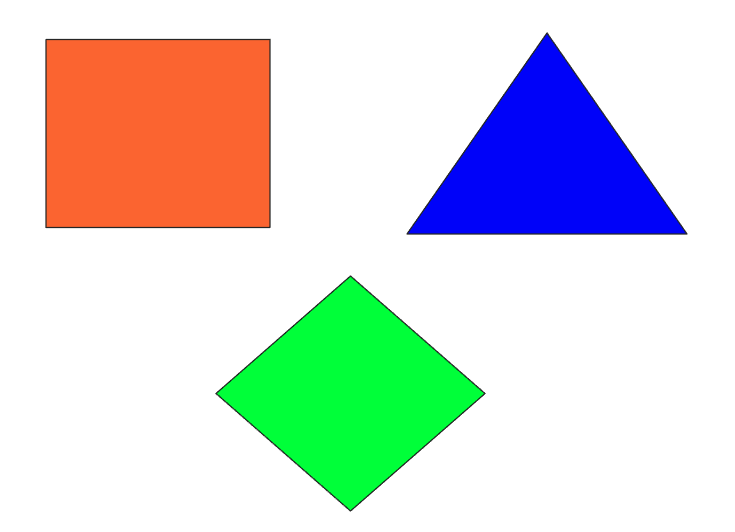
#> input picture image_tracer/shapes.png, 735 x 532 px, given in place of the camera
$ python image_tracer.py
#> lines starting #> are read from the running program, lines starting #| are printed output that depends on the picture; after the words box and inside, x2 and y2 are one past the last pixel; in counts of white or black regions, pixels touching at a corner belong together
import cv2
import numpy as np


class ImageTracer:
    def __init__(self):
        self.gray_image = None
        self.blur_image = None
        self.resized_image = None
        self.org_image = None
        self.thresh_image = None
        self.contours = None
        self.width = 320
        self.height = 240

    def find_contours(self):
        self.contours = cv2.findContours(self.canny_image, cv2.RETR_TREE, cv2.CHAIN_APPROX_NONE)[0]
        self.cont_imgs = []
        # self.hull_img = np.zeros((self.height, self.width), dtype=np.uint8)

        for i, c in enumerate(self.contours):
            epsilon = 0.1*cv2.arcLength(c,True)
            approx = cv2.approxPolyDP(c, epsilon, True)
            boundRect = cv2.boundingRect(approx)

            contArea = cv2.contourArea(c)
            minArea = 999

            # Filter blobs by area:
            if contArea > minArea:
                # Get the convex hull for the target contour:
                # hull = cv2.convexHull(c)
                # (Optional) Draw the hull:
                # color = (0, 0, 255)
                # cv2.polylines(self.org_image, [hull], True, color, 2)

                # Draw the points:
                # cv2.drawContours(self.hull_img, [hull], 0, 255, 2)

                cont_img = np.zeros((self.height, self.width), dtype=np.uint8)
                cv2.drawContours(cont_img, [c], 0, 255, 0)

                self.cont_imgs.append(cont_img)

    def grab_image(self):
        self.cap = cv2.VideoCapture(0)
        while self.cap.isOpened():
            ret, frame = self.cap.read()
#> frame is the input picture: shape (532, 735, 3); mean B, G, R 215.2, 219, 214.6
            if ret:
                self.process_image(frame)
                self.find_contours()
                self.feature_detection()
                self.show_image()
                if cv2.waitKey(27) & 0xFF == ord('q'):
                    break
            else:
                break
        self.close_stream()

    def close_stream(self):
        self.cap.release()
        cv2.destroyAllWindows()

    def process_image(self, frame):
        self.resized_image = cv2.resize(frame, (self.width, self.height), interpolation=cv2.INTER_AREA)
        self.org_image = self.resized_image.copy()
        self.gray_image = cv2.cvtColor(self.resized_image, cv2.COLOR_BGR2GRAY)
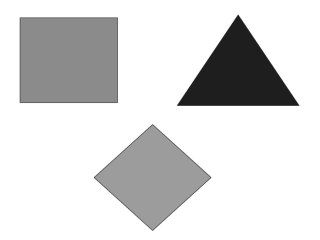
#> self.gray_image: shape (240, 320); min 29, max 255, mean 217.2
        self.blur_image = cv2.GaussianBlur(self.gray_image, (5, 5), 0)
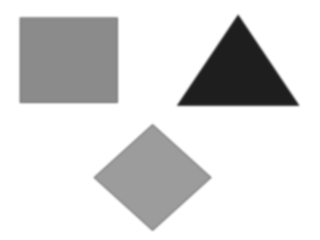
#> self.blur_image: shape (240, 320); min 30, max 255, mean 217.2
        self.thresh_image = cv2.threshold(self.blur_image, 0, 255, cv2.THRESH_BINARY + cv2.THRESH_OTSU)[1]
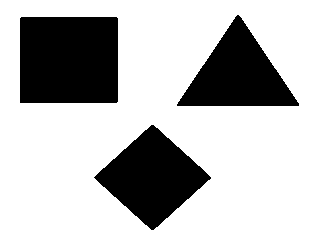
#> self.thresh_image: shape (240, 320); 73.3% white; 3 black regions, box (x1, y1, x2, y2) and area: (20, 17, 118, 103) 8425, (94, 125, 211, 230) 6316, (177, 15, 299, 106) 5756
        # self.thresh_image = cv2.threshold(self.blur_image, 45, 255, cv2.THRESH_BINARY)[1]
        self.morph_image = self.morph_transformation(self.thresh_image)
        # self.canny_image = cv2.Canny(self.thresh_image, threshold1=120, threshold2=255, edges=1)
        self.canny_image = self.edge_detection(self.morph_image)

    def morph_transformation(self, frame):
        kernel = np.ones((5,5),np.uint8)
        # opening = cv2.morphologyEx(frame, cv2.MORPH_CLOSE, kernel)
        opening = cv2.morphologyEx(frame, cv2.MORPH_OPEN, kernel)
        return opening

    def edge_detection(self, frame, sigma=0.33):
        # compute the median of the single channel pixel intensities
#> called with sigma = 0.33
        v = np.median(frame)
#> v = 255

        # apply automatic Canny edge detection using the computed median
        lower = int(max(0, (1.0 - sigma) * v))
#> lower = 170
        upper = int(min(255, (1.0 + sigma) * v))
#> upper = 255
        edged = cv2.Canny(frame, lower, upper)
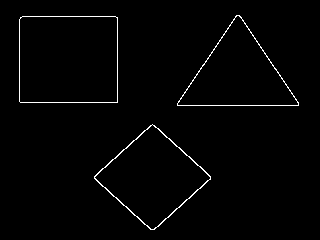
#> edged: shape (240, 320); 1.5% white in thin lines or dots, all inside (x1, y1, x2, y2) = (19, 15, 299, 230)
#> in find_contours, `self.contours = cv2.findContours(self.canny_image, cv2.RETR_TREE, cv2...`: self.contours = 6 contours; box (x1, y1, x2, y2) and area: (19, 16, 118, 103) 8422, (19, 16, 118, 103) 8420, (94, 124, 211, 230) 6404, (94, 124, 211, 230) 6220, (177, 15, 299, 106) 5723, (177, 15, 299, 106) 5660
#> the loop in find_contours, `for i, c in enumerate(self.contours):` made 6 passes
#> (epsilon, approx, boundRect, contArea) on passes 1 to 6: (32.19, [[152, 124], [94, 176], [150, 229], [210, 179]], (94, 124, 117, 106), 6404.5), (31.96, [[152, 124], [210, 177], [153, 229], [94, 177]], (94, 124, 117, 106), 6220.5), (36.57, [[20, 17], [20, 102], [117, 102], [117, 17]], (20, 17, 98, 86), 8422), (36.39, [[19, 19], [115, 16], [117, 101], [20, 102]], (19, 16, 99, 87), 8420.5), (35.29, [[177, 103], [298, 105], [239, 15]], (177, 15, 122, 91), 5723), (35.05, [[177, 103], [238, 15], [298, 104]], (177, 15, 122, 90), 5660)
#> after the loop in find_contours, `for i, c in enumerate(self.contours):`:
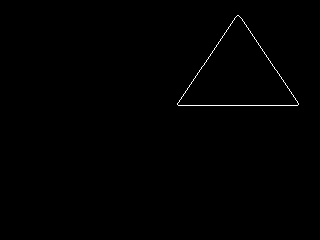
#> cont_img: shape (240, 320); 0.39% white in thin lines or dots, all inside (x1, y1, x2, y2) = (177, 15, 299, 106)
#> after the loop in find_contours, `for i, c in enumerate(self.contours):`: self.cont_imgs = 6 items

        return edged

    def feature_detection(self):
        for img in self.cont_imgs:
            gray = np.float32(img)
            corners = cv2.goodFeaturesToTrack(gray, 8, 0.01, 50)
            if corners is not None:
                corners = np.int0(corners).reshape(-1, 2)
                corners = corners[np.argsort(corners[:, 0])]

                for i in corners:
                    x, y = i.ravel()
                    cv2.circle(self.org_image, (x, y), 4, 200, -1)
#> this loop made 6 passes
#> corners on passes 1 to 4: [[95, 177], [152, 125], [154, 228], [210, 179]], [[95, 177], [152, 125], [152, 229], [208, 178]], [[20, 17], [21, 100], [115, 100], [115, 18]], [[20, 19], [21, 100], [115, 100], [115, 18]]
#> pass 1, in feature_detection, `gray = np.float32(img)`:
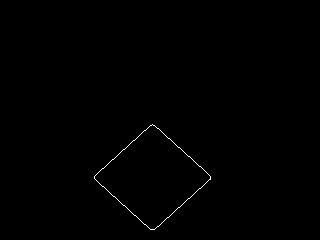
#> gray: shape (240, 320) float32; 0.31% white in thin lines or dots, all inside (x1, y1, x2, y2) = (94, 124, 211, 230)
#> pass 3, in feature_detection, `gray = np.float32(img)`:
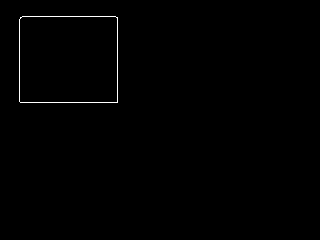
#> gray: shape (240, 320) float32; 0.47% white in thin lines or dots, all inside (x1, y1, x2, y2) = (19, 16, 118, 103)

    def get_waypoints(self):
        pass

    def show_image(self):
        cv2.imshow("edgedImg", self.canny_image)
        # cv2.imshow("hullImg", self.hull_img)
        cv2.imshow('frame', self.org_image)
        cv2.waitKey(1)


if __name__ == "__main__":
    it = ImageTracer()
    it.grab_image()
#> (key q is pressed here)
